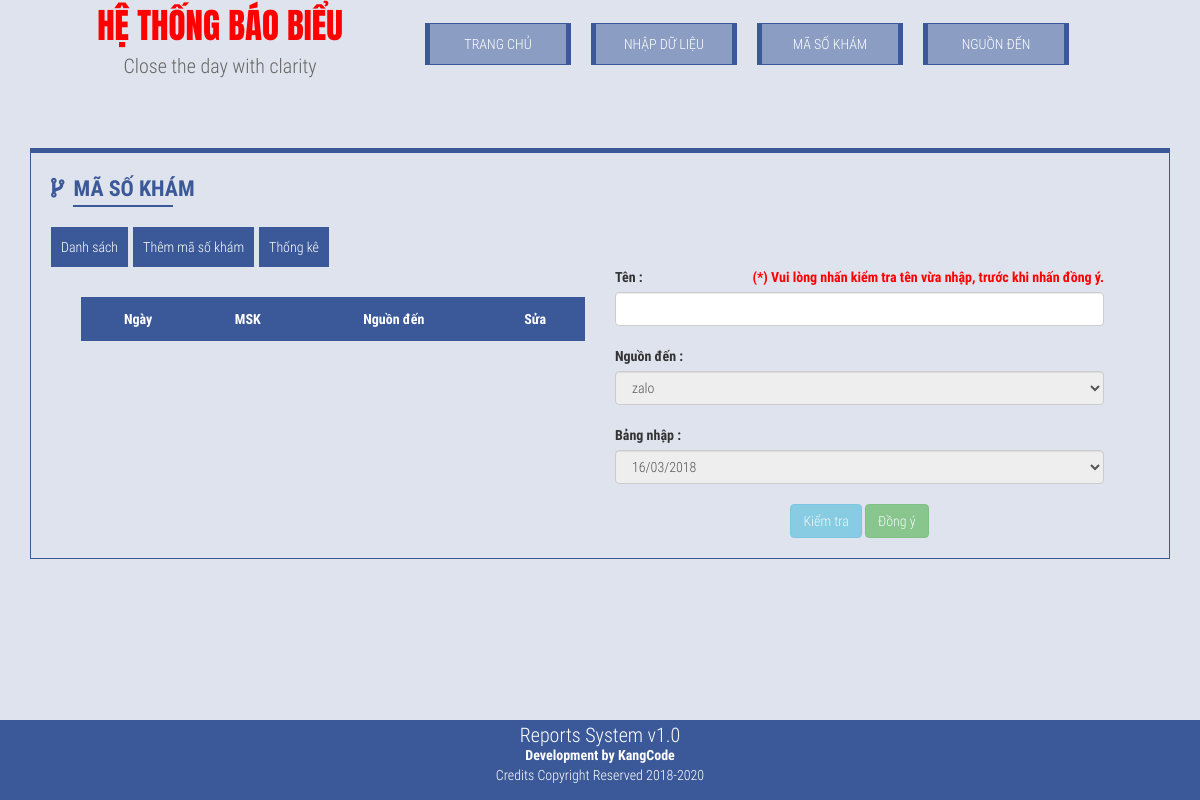
The page /index.php?page=msklist on the database as committed earlier.
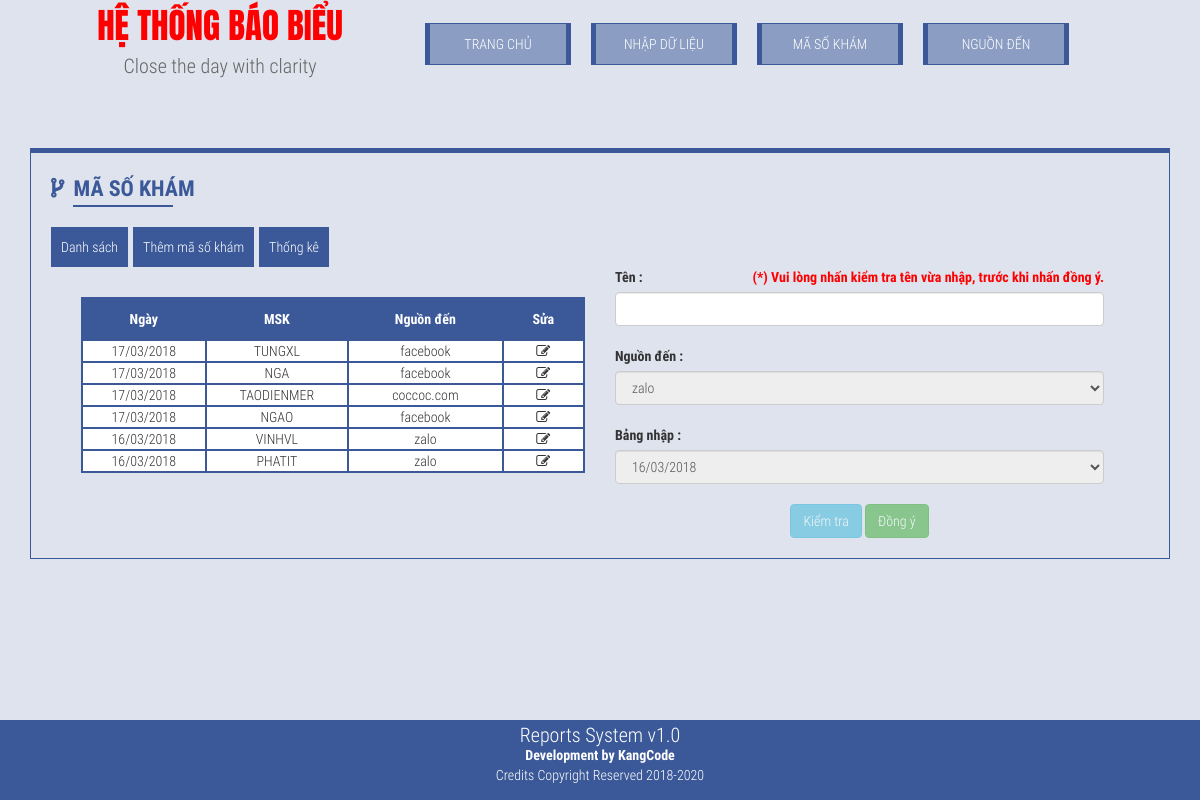
The same page on the database as committed later.
### tables this page shows
CREATE TABLE `masokham` (
  `id` int(10) NOT NULL,
  `msk` varchar(10) NOT NULL,
  `idbangnhap` int(10) NOT NULL,
  `idnguonden` int(10) NOT NULL
);

CREATE TABLE `bangnhap` (
  `id` int(10) NOT NULL,
  `ngaythang` timestamp NOT NULL DEFAULT CURRENT_TIMESTAMP ON UPDATE CURRENT_TIMESTAMP,
  `hienthi` int(11) NOT NULL,
  `tongchiphi` float NOT NULL,
  `sonhapchuot` int(10) NOT NULL,
  `uniquevisitor` int(10) NOT NULL,
  `tongsokhachtuvan` int(10) NOT NULL,
  `hieuqua` int(10) NOT NULL,
  `khonghieuqua` int(10) NOT NULL,
  `dathen` int(10) NOT NULL,
  `denkham` int(11) NOT NULL,
  `ghichu` text
);

CREATE TABLE `nguonden` (
  `id` int(10) NOT NULL,
  `nguonden` varchar(100) NOT NULL
);

### templates/dsmsk.php (the view, shortened to what this page needs)
<div class="container-fluid">
    <div class="col-sm-6">
        <br>
        <div class="row">
            <table class="bangdulieu">
              <tr>
                    <td>Ngày</td>
                  <td>MSK</td>
                  <td>Nguồn đến</td>
                  <td>Sửa</td>
              </tr>
            <?php
            $sql = "SELECT masokham.id,msk,nguonden,bangnhap.ngaythang FROM `masokham` INNER JOIN `bangnhap` ON masokham.idbangnhap = bangnhap.id INNER JOIN `nguonden` ON masokham.idnguonden = nguonden.id ORDER BY bangnhap.ngaythang DESC";
            if ($result = $conn->query($sql)) {
                while ($row = $result->fetch_assoc()) {
                    $date=date_create($row['ngaythang']);
                $jw = date_format($date,"d/m/Y");
                    ?>
                    <tr>
                  <td><?php echo $jw; ?></td>
                  <td><?php echo $row['msk']; ?></td>
                  <td><?php echo $row['nguonden']; ?></td>
                  <td class="suamasokham" data-id="<?php echo $row['id']; ?>"><i class="fa fa-pencil-square-o"></i></td>
                    </tr>
                    <?php
                }
            }
            ?>
            </table>
        </div>
    </div>
    <div class="col-sm-6">
        <label>Tên :</label><span style="color:red;font-weight:bolder;float:right;">(*) Vui lòng nhấn kiểm tra tên vừa nhập, trước khi nhấn đồng ý.</span>
        <input type="text" class="form-control osuate" /><br>
        <label>Nguồn đến :</label>
        <select class="form-control onguondensl" disabled="disabled">
           <?php
            $sql = "SELECT * FROM nguonden";
            if ($result = $conn->query($sql)) {
                while ($row = $result->fetch_assoc()) {
                    ?>
                    <option value="<?php echo $row['id']; ?>"><?php echo $row['nguonden']; ?></option>
                    <?php
                }
            }
            ?>
        </select>
        <br>
        <label>Bảng nhập :</label>
        <select class="form-control obangnhapsl" disabled="disabled">
           <?php
            $sql = "SELECT * FROM bangnhap";
            if ($result = $conn->query($sql)) {
                while ($row = $result->fetch_assoc()) {
                    $date=date_create($row['ngaythang']);
                $jw = date_format($date,"d/m/Y");
                    ?>
                    <option value="<?php echo $row['id']; ?>"><?php echo $jw; ?></option>
                    <?php
                }
            }
            ?>
        </select>
        <input type="hidden" class="form-control oid" /><br>
        <br>
        <div style="text-align:center">
        <button type="button" class="btn btn-info ktbutz" disabled="disabled">Kiểm tra</button>
        <button type="button" class="btn btn-success dybutz" disabled="disabled">Đồng ý</button>
        </div>
    </div>
</div>

### index.php (shortened to what this page needs)
<!DOCTYPE html>
<html lang="en">
<head>
     <?php require_once('templates/header.php'); ?>
</head>
<body>
    <div class="wrapper">
        <div class="header">
            <?php require_once('templates/top.php'); ?>
        </div>
        <div class="line"></div>
        <div class="body">
            <div class="container<?php if(!isset($_GET['page'])){ echo "-fluid"; } ?>">
                <div class="col-sm-12 bodycontent">
                    <div class="row">
                        <?php
                        if(isset($_GET['page'])){
                            $page = $_GET['page'];
                            switch($page){
                                case "msklist" :
                                    require_once("templates/msk.php");
                                    break;
                            }
                        }
                        else require_once("templates/homepage.php");
                        ?>
                    </div>
                </div>
            </div>
        </div>
    </div>
    <?php require_once('templates/footer.php'); ?>
</body>
</html>

### templates/header.php (shortened to what this page needs)
<link rel="stylesheet" href="css/bootstrap/bootstrap.css">
<link href="https://maxcdn.bootstrapcdn.com/font-awesome/4.7.0/css/font-awesome.min.css" rel="stylesheet">
<link rel="stylesheet" href="css/style.css">

### templates/top.php
<div class="container">
    <div class="col-sm-12">
        <div class="row">
            <div class="col-sm-4 branding">
                <p class="brandtit">hệ thống báo biểu</p>
                <p class="branddesc">Close the day with clarity</p>
            </div>
            <div class="col-sm-8 menutop">
                <div class="menuchild"><a href="index.php">Trang chủ</a></div>
                <div class="menuchild"><a href="index.php?page=addform">Nhập Dữ Liệu</a></div>
                <div class="menuchild"><a href="index.php?page=msklist">Mã số khám</a></div>
                <div class="menuchild"><a href="index.php?page=ndlist">Nguồn đến</a></div>
            </div>
        </div>
    </div>
   </div>

### templates/msk.php (shortened to what this page needs)
<div class="container-fluid">
    <div class="col-sm-12">
        <div class="row">
        <div class="h1title">Mã số khám</div>
        </div>
        <br>
        <div class="row">
        <?php require_once('templates/menu-msk.php'); ?>
        </div>
        <?php
        if(isset($_GET['page']) && !isset($_GET['child'])){
                if($_GET['page'] == 'msklist'){
                require_once("templates/dsmsk.php");
                }
            }
        ?>
    </div>
</div>

### templates/menu-msk.php
<div class="sub-menu">
    <div class="sub-child"><a href="index.php?page=msklist">Danh sách</a></div>
    <div class="sub-child"><a href="index.php?page=msklist&child=tmsk">Thêm mã số khám</a></div>
    <div class="sub-child"><a href="index.php?page=msklist&child=tkmsk">Thống kê</a></div>
</div>

### templates/footer.php
<div class="footer">
    <p style="font-size: 20px;">Reports System v1.0</p>
    <p style="font-weight: bolder;color: #fffeff;font-size: 14px;">Development by KangCode</p>
    <p>Credits Copyright Reserved 2018-2020</p>
</div>

### css/style.css (style rules this page uses)
body,html { margin:0 auto; padding:0; width: 100%; height: 100%; background-color: #dfe3ee;font-family: 'Roboto Condensed', sans-serif; }
.branding { line-height: 30px; }
p.brandtit { color: red; font-size: 35px; text-transform: uppercase; font-family: 'Anton', sans-serif; margin-top: 0.3em; display: block; text-align: center; }
.menutop { display: inline-flex; margin-top: 2%; }
.menuchild { width: 20%; background-color: #8b9dc3; color: white; padding: 10px; margin-right: 20px; text-align: center; border-right: 5px solid #3b5998; border-left: 5px solid #3b5998; border-top: 1px solid #3b5998; border-bottom: 1px solid #3b5998; text-transform: uppercase; }
p.branddesc { display: block; text-align: center; color: #666565; font-size: 20px; }
.menuchild>a { color: white; text-decoration: none; }
.line { width: 100%; height: 35px; background-image: url(http://localhost/baobieu/img/line.png); background-repeat: no-repeat; background-position: center; }
.col-sm-12.bodycontent { width: 100%; max-width: 100%; border: 1px solid #3b5998; border-top: 5px solid #3b5998; height: auto; padding-top: 20px; padding-left: 20px; padding-bottom: 20px; padding-right: 20px; margin-top: 2%; }
.h1title { font-weight: bolder; text-transform: uppercase; font-size: 22px; color: #3b5998; position:relative; }
.h1title:before { content: "\f126"; font-family: FontAwesome; margin-right: 10px; }
.h1title:after { content: ""; display: flex; width: 100px; border: 1px solid #3b5998; margin-left:2%; }
table.bangdulieu { width: 97.1%; margin: 0 auto; margin-left: 0px; margin-top: 10px; }
table.bangdulieu tr:first-child { background-color: #3b5998; color: white; font-weight: bolder; }
table.bangdulieu tr:first-child td { padding: 10px; background-color: #3b5998 !important; }
table.bangdulieu tr td { border: 2px solid #3b5998; background-color: white; }
table.bangdulieu tr td { border: 2px solid #3b5998; background-color: white; font-size: 14px; text-align: center; }
.sub-menu { display: inline-flex; }
.sub-menu .sub-child { padding: 10px; background-color: #3b5998; margin-right: 5px; }
.sub-menu .sub-child a { color: white; }
.footer { position: fixed; bottom: 0; width: 100%; background-color: #3b5998; padding: 10px; text-align: center; color: white; min-height: 50px; height: auto; line-height: 10px; }

Rows that differ between the two databases and show on the page:
added masokham: idbangnhap.ngaythang "17/03/2018", msk "TUNGXL", idnguonden.nguonden "facebook"
added masokham: idbangnhap.ngaythang "17/03/2018", msk "NGA", idnguonden.nguonden "facebook"
added masokham: idbangnhap.ngaythang "17/03/2018", msk "TAODIENMER", idnguonden.nguonden "coccoc.com"
added masokham: idbangnhap.ngaythang "17/03/2018", msk "NGAO", idnguonden.nguonden "facebook"
added masokham: idbangnhap.ngaythang "16/03/2018", msk "VINHVL", idnguonden.nguonden "zalo"
added masokham: idbangnhap.ngaythang "16/03/2018", msk "PHATIT", idnguonden.nguonden "zalo"
